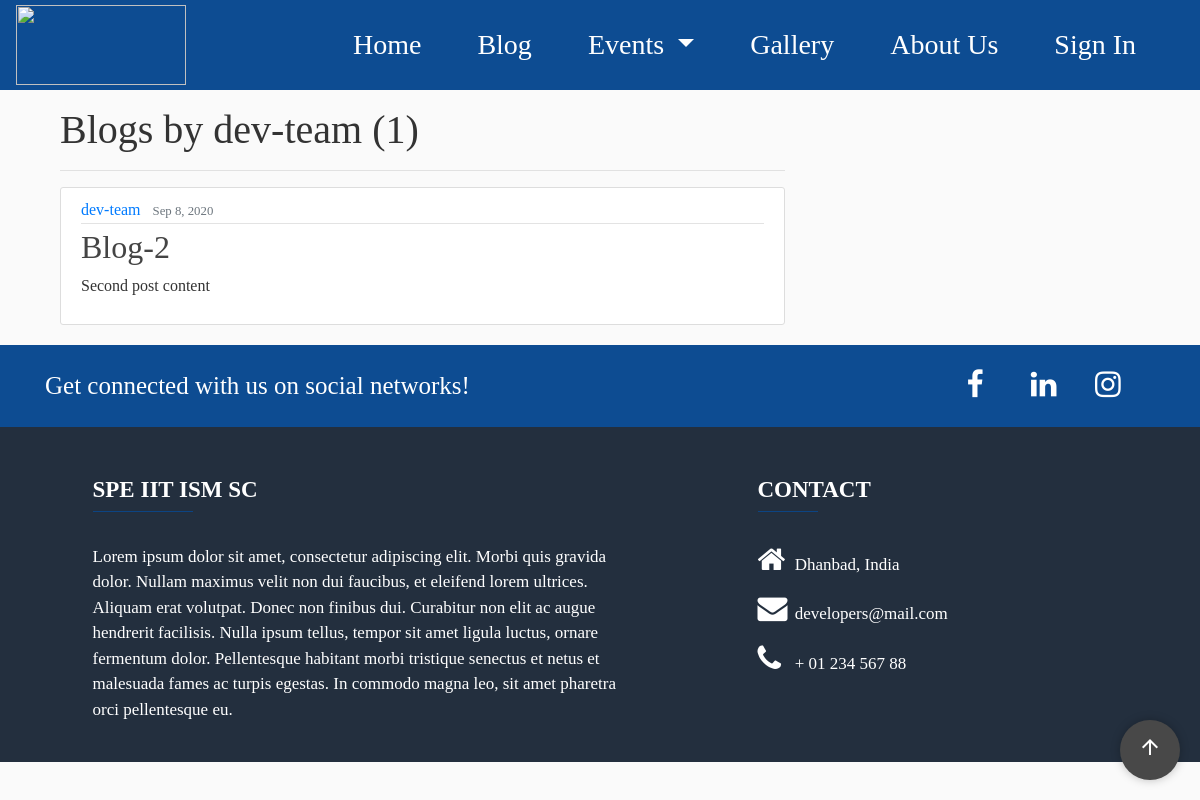
Page /Blogs/user/dev-team on the earlier database version.
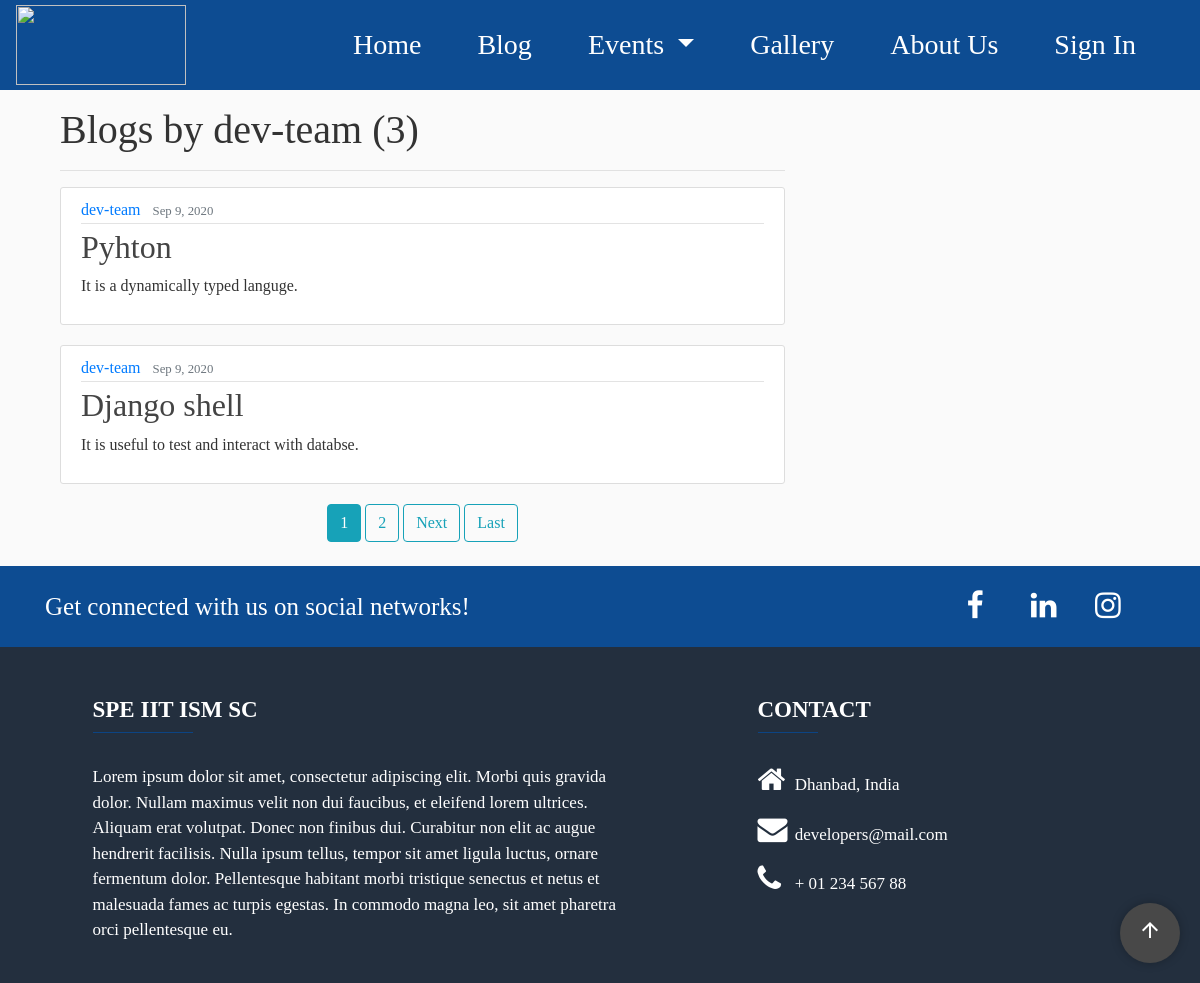
Same page on the later database version.
### blog/models.py (models this page shows, shortened)
class Post(models.Model):
    title = models.CharField(max_length=100)
    content = models.TextField()
    date_posted = models.DateTimeField(default=timezone.now)
    author = models.ForeignKey(User, on_delete=models.CASCADE)
    image = models.ImageField(upload_to='blog_images')

### blog/views.py (the view)
# urls.py: path('user/<str:username>', UserPostListView.as_view(), name='user-posts'),
class UserPostListView(ListView):
    model = Post
    template_name = 'blog/user_posts.html'
    context_object_name = 'posts'
    paginate_by = 2
    def get_queryset(self):
        user = get_object_or_404(User, username=self.kwargs.get('username'))
        return Post.objects.filter(author=user).order_by('-id')

### blog/templates/blog/user_posts.html (shortened to what this page needs)
{% extends "pages/base.html" %}
{%load static%}
{% block content-blog %}
<link rel="stylesheet" type="text/css" href="{% static 'blog/blog-main.css' %}">
{% endblock %}
{% block content%}
    <div class="col-md-8" style="padding-left: 5%;">
        <h1 class = "mb-3">Blogs by {{view.kwargs.username}}    ({{page_obj.paginator.count}})</h1>
        <hr>
        {%for post in posts%}
        <article class="media content-section">
            <div class="media-body">
            <div class="article-metadata">
                <a class="mr-2" href="{% url 'user-posts' post.author.username %}">{{ post.author }}</a>
                <small class="text-muted">{{ post.date_posted|date:"M j, Y"}}</small>
            </div>
            <h2><a class="article-title" href="{% url 'post-detail' post.id %}">{{ post.title }}</a></h2>
            <p class="article-content">{{ post.content }}</p>
            </div>
        </article>
        {%endfor%}
        <div style = "text-align:center;">
            {% if is_paginated %}
                {% for num in page_obj.paginator.page_range %}
                    {% if page_obj.number == num %}
                        <a class="btn btn-info mb-4" href="?page={{ num }}">{{num}}</a>
                    {% elif num > page_obj.number|add:'-2' and num < page_obj.number|add:'2' %}
                    <a class="btn btn-outline-info mb-4" href="?page={{ num }}">{{num}}</a>
                    {% endif %}
                {% endfor %}
                {% if page_obj.has_next %}
                    <a class="btn btn-outline-info mb-4" href="?page={{page_obj.next_page_number}}">Next</a>
                    <a class="btn btn-outline-info mb-4" href="?page={{ page_obj.paginator.num_pages }}">Last</a>
                {%endif%}
            {%endif%}
        </div>
    </div>
{%endblock content%}

### pages/templates/pages/base.html (shortened to what this page needs)
<!DOCTYPE html>
<html lang="en">
{% load static %}
<head>
    <link rel="stylesheet" href="https://stackpath.bootstrapcdn.com/bootstrap/4.5.2/css/bootstrap.min.css"
>
    <link rel="stylesheet" href="https://cdnjs.cloudflare.com/ajax/libs/font-awesome/4.7.0/css/font-awesome.min.css">
    <link rel="stylesheet" type="text/css" href="{% static 'pages/body.css' %}">
    <link rel="stylesheet" type="text/css" href="{% static 'pages/navbar.css' %}">
    <link rel="stylesheet" type="text/css" href="{% static 'pages/scroll-to-top-button.css' %}">
    <link rel="stylesheet" type="text/css" href="{% static 'pages/footer.css' %}">
    {% block content-blog %}{% endblock %}
</head>
<body>
    <nav class="navbar navbar-expand-lg navbar-dark">
        <a class="navbar-brand" href="#">
            <img src="https://cdn.asp.events/CLIENT_SPE__29FE44FF_5056_B733_49EC4D60A02A6A7D/sites/Asia-Pacific-Oil-Gas-2020/media/logos/SPE_Logo_2.png"
                 width="170px" height="80px">
        </a>
        <div class="collapse navbar-collapse" id="navbarSupportedContent">
            <ul class="navbar-nav ml-auto">
                <li class="nav-item active">
                    <a class="nav-link" href="{% url 'homepage' %}">Home</a>
                </li>
                <li class="nav-item active">
                    <a class="nav-link" href="{% url 'blog-home' %}">Blog</a>
                </li>
                <li class="nav-item dropdown active">
                    <a class="nav-link dropdown-toggle" href="#" id="navbarDropdown" role="button" data-toggle="dropdown"
                       aria-haspopup="true" aria-expanded="false">Events
                    </a>
                </li>
                <li class="nav-item active">
                    <a class="nav-link" href="#">Gallery</a>
                </li>
                <li class="nav-item active">
                    <a class="nav-link" href="#">About Us</a>
                </li>
                <li class="nav-item active">
                    <a class="nav-link" href="{% url 'signin-page' %}">Sign In</a>
                </li>
            </ul>
        </div>
    </nav>
    {% block content %}
    {% endblock content %}
        <button id="back-to-top-btn">
            <i class="material-icons">arrow_upward</i>
        </button>
    <footer class="page-footer font-small unique-color-dark">
        <div id="upper-footer">
            <div class="container">
                <div class="row py-4 d-flex align-items-center">
                    <div class="col-md-6 col-lg-5 text-center text-md-left mb-4 mb-md-0">
                        <h6 class="mb-0">Get connected with us on social networks!</h6>
                    </div>
                    <div class="col-md-6 col-lg-7 text-center text-md-right">
                        <a class="fb-ic" href="#">
                            <i class="fa fa-facebook-f"> </i>
                        </a>
                        <a class="li-ic" href="#">
                            <i class="fa fa-linkedin"> </i>
                        </a>
                        <a class="ins-ic" href="#">
                            <i class="fa fa-instagram"></i>
                        </a>
                    </div>
                </div>
            </div>
        </div>
        <div id="lower-footer">
            <div class="container text-center text-md-left mt-5">
                <div class="row mt-3">
                    <div class="col-md-6 col-lg-6 col-xl-6 mx-auto mb-4">
                        <h6 class="text-uppercase font-weight-bold">SPE IIT ISM SC</h6>
                        <hr class="accent-2 mb-4 mt-0 d-inline-block mx-auto">
                        <p>Lorem ipsum dolor sit amet, consectetur adipiscing elit. Morbi quis gravida dolor.
                            Nullam maximus velit non dui faucibus, et eleifend lorem ultrices. Aliquam erat volutpat.
                            Donec non finibus dui. Curabitur non elit ac augue hendrerit facilisis. Nulla ipsum tellus,
                            tempor sit amet ligula luctus, ornare fermentum dolor. Pellentesque habitant morbi tristique
                            senectus et netus et malesuada fames ac turpis egestas. In commodo magna leo, sit amet pharetra
                            orci pellentesque eu.</p>
                    </div>
                    <div class="col-md-4 col-lg-4 col-xl-4 mx-auto mb-md-0 mb-4">
                        <h6 class="text-uppercase font-weight-bold">Contact</h6>
                        <hr class="accent-2 mb-4 mt-0 d-inline-block mx-auto" style="width: 60px;">
                        <p><i class="fa fa-home mr-3"></i> Dhanbad, India </p>
                        <p><i class="fa fa-envelope mr-3"></i> developers@mail.com </p>
                        <p><i class="fa fa-phone mr-3"></i> + 01 234 567 88 </p>
                    </div>
                </div>
            </div>
        </div>
    </footer>
</body>
</html>

### pages/static/pages/body.css (style rules this page uses)
body { font-family: calibri; box-sizing: border-box; }

### pages/static/pages/navbar.css (style rules this page uses)
nav { background-color: #0D4C92; height: 90px; font-size: 28px; }
.navbar-nav > li { padding-right: 40px; }

### pages/static/pages/scroll-to-top-button.css (style rules this page uses)
#back-to-top-btn { position: fixed; right: 20px; bottom: 20px; width: 60px; height: 60px; border-radius: 50%; border: none; outline: none; background-color: #484848; color: white; box-shadow: 0 0 10px rgba(0, 0, 0, 0.25); color: white; transition-duration: 0.25s; transition-timing-function: ease-in-out; transition-property: background-color, color; }

### pages/static/pages/footer.css (style rules this page uses)
div#upper-footer { background-color: #0d4c92; }
h6.mb-0 { color: white; font-weight: 450; font-size: 25px; text-decoration: none; }
.fa { font-size: 30px; width: 60px; text-align: left; text-decoration: none; color: white; }
hr.accent-2 { background-color: #0d4c92 !important; width: 100px; }
div#lower-footer { background-color: #232F3E; padding: 1px 0px 0px 0px; }
h6.text-uppercase { font-size: 23px; }
div.col-md-6, div.col-md-4 { color: white; font-size: 17px; }
div.col-md-4 .fa { width: 17px; }

### blog/static/blog/blog-main.css (style rules this page uses)
body { background: #fafafa; color: #333333; }
ul { margin: 0; }
.content-section { background: #ffffff; padding: 10px 20px; border: 1px solid #dddddd; border-radius: 3px; margin-bottom: 20px; }
.article-title { color: #444444; }
.article-content { white-space: pre-line; }
.article-metadata { padding-bottom: 1px; margin-bottom: 4px; border-bottom: 1px solid #e3e3e3 }

Differences in the rows shown:
no longer on this page (row unchanged): Post: author "dev-team", date_posted "Sep 8, 2020", title "Blog-2", content "Second post content"
added Post: author "dev-team", date_posted "Sep 9, 2020", title "Pyhton", content "It is a dynamically typed languge."
added Post: author "dev-team", date_posted "Sep 9, 2020", title "Django shell", content "It is useful to test and interact with databse."
Other differences:
{{ page_obj.paginator.count }}: "1" → "3"
new list line: "1"
new list line: "2"
text now shown: "Next Last"
